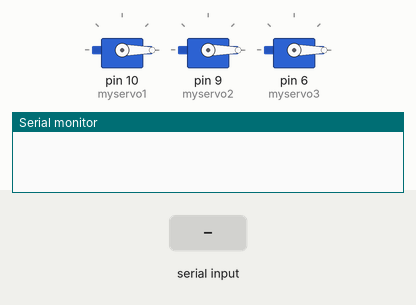
Recording of a sketch running on a simulated Arduino Uno, built with avr-gcc and run on an emulated ATmega328P. Shown: 3 × servo, the last lines printed to the serial monitor. Inputs (shaded band) come from the test bench.

Above: at 1.2 s.
1.3 s: "1\n" received over Serial
At 2.1 s:
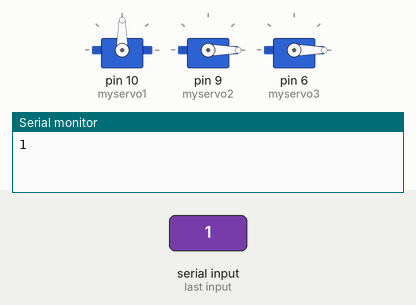
2.8 s: "3\n" received over Serial
At 6.4 s:
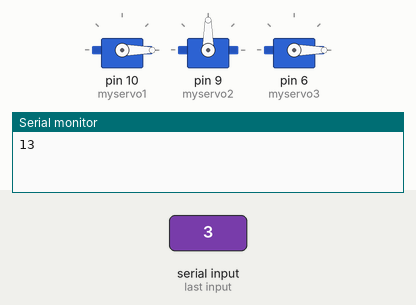
Timing chart, 0 to 9.8 s (numbered marks = the images above; inputs shaded):
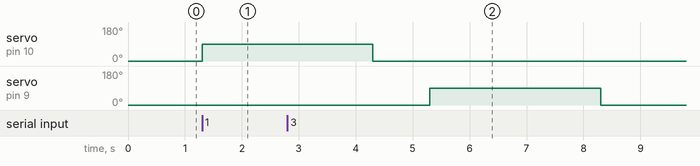

Measured:
- after the input at 1.3 s, servo on pin 10 (myservo1): 0° → 90° at once
- after the input at 2.8 s, servo on pin 9 (myservo2): 0° → 90° after 2.5 s, → 0° 3.0 s later

The sketch:

Aurdino_code_-_lock_mechanism.ino
```cpp
#include <Servo.h>
Servo myservo1;
Servo myservo2;
Servo myservo3;

int x;
void setup() {
 Serial.begin(115200);
 Serial.setTimeout(1);
 myservo1.attach(10);
 myservo2.attach(9);
 myservo3.attach(6);
 myservo1.write(0);
 myservo2.write(0);
 myservo3.write(0);
}
void loop() {
 while (!Serial.available());
 x = Serial.readString().toInt();
 if (x==-1){
  Serial.print("Not Available");} else{Serial.print(x);
   };
 if( x==1||x==2){
  myservo1.write(90);
  delay(3000);
  myservo1.write(0);
  delay(1000);
  };
 if( x==3||x==4){
  myservo2.write(90);
  delay(3000);
  myservo2.write(0);
  delay(1000);
  };
 if( x==5||x==6){
  myservo3.write(90);
  delay(3000);
  myservo3.write(0);
  delay(1000);
  };


}
```
